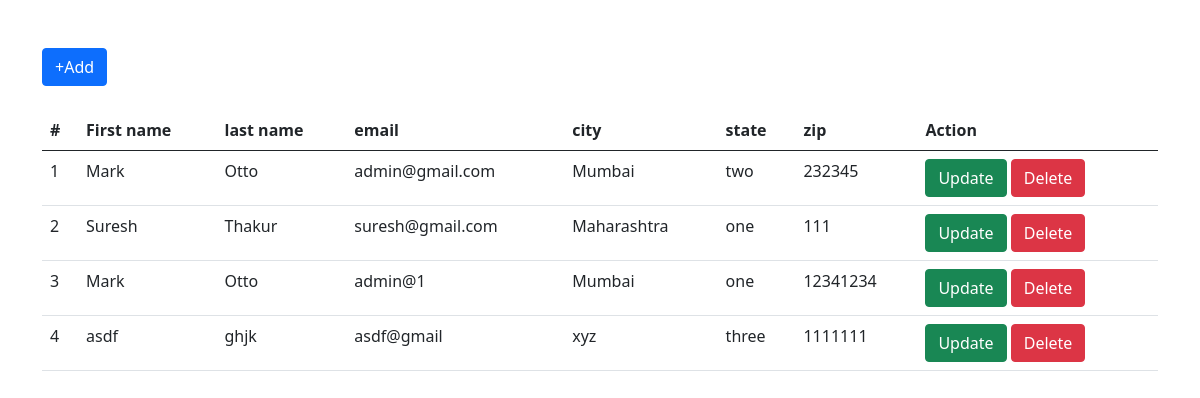
/crud_operation/result.php, run on the app's committed database.
### tables this page shows
CREATE TABLE `data` (
  `user_id` int(130) NOT NULL,
  `first_name` varchar(100) DEFAULT NULL,
  `last_name` varchar(150) DEFAULT NULL,
  `email_id` varchar(100) DEFAULT NULL,
  `city` varchar(100) DEFAULT NULL,
  `state` varchar(100) DEFAULT NULL,
  `zip` int(100) DEFAULT NULL
);

### crud_operation/result.php (the view, shortened to what this page needs)
<?php
	include "connect.php";
	$record =mysqli_query($connection, "SELECT `user_id`, `first_name`, `last_name`, `email_id`, `city`, `state`, `zip` FROM `data` WHERE 1");
?>
<!doctype html>
<html lang="en">
  <head>
    <link href="https://cdn.jsdelivr.net/npm/bootstrap@5.0.2/dist/css/bootstrap.min.css" rel="stylesheet">
  </head>
  <body>
  	<div class="container ">
  		<button type="button" class="btn btn-primary mt-5"><a href="home.php" class="text-white text-decoration-none">+Add</a></button>
  		<div class="table-responsive">
  <table class="table mt-4 borderd">
    <thead>
      <tr>
        <th scope="col">#</th>
        <th scope="col">First name</th>
        <th scope="col">last name</th>
        <th scope="col">email</th>
        <th scope="col">city</th>
        <th scope="col">state</th>
        <th scope="col">zip</th>
        <th scope="col">Action</th>
      </tr>
    </thead>
    <tbody>
      <tr>
      	<?php
      	$counter = 1;
      while($row = mysqli_fetch_assoc($record)){
        $id= $row['user_id'];
      			echo '
      			<tr>
      			<td scope="row">'.($counter++).'</td>
      			<td scope="row">'.($row['first_name']).'</td>
      			<td scope="row">'.($row['last_name']).'</td>
      			<td scope="row">'.($row['email_id']).'</td>
      			<td scope="row">'.($row['city']).'</td>
      			<td scope="row">'.($row['state']).'</td>
      			<td scope="row">'.($row['zip']).'</td>
      			<td scope="row">
      				<button type="button" class="btn btn-success"><a href="update.php?updateid='.$id.'" class="text-decoration-none text-white">Update</a></button>
					<button type="button" class="btn btn-danger"><a href="delete.php?deleteid='.$id.'" class="text-decoration-none text-white">Delete</a></button>
      			</td>
      			</tr>';
      		}
      	?>
      </tr>
    </tbody>
  </table>
</div>
  	</div>
  </body>
</html>

### data on the page
data: first_name "Mark", last_name "Otto", email "admin@gmail.com", city "Mumbai", state "two", zip "232345"
data: first_name "Suresh", last_name "Thakur", email "suresh@gmail.com", city "Maharashtra", state "one", zip "111"
data: first_name "Mark", last_name "Otto", email "admin@1", city "Mumbai", state "one", zip "12341234"
data: first_name "asdf", last_name "ghjk", email "asdf@gmail", city "xyz", state "three", zip "1111111"
